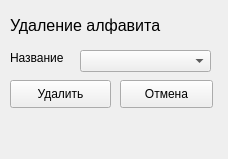
<?xml version="1.0" encoding="UTF-8"?>
<ui version="4.0">
 <class>Form</class>
 <widget class="QWidget" name="Form">
  <property name="geometry">
   <rect>
    <x>0</x>
    <y>0</y>
    <width>228</width>
    <height>159</height>
   </rect>
  </property>
  <property name="windowTitle">
   <string>Form</string>
  </property>
  <widget class="QLabel" name="label">
   <property name="geometry">
    <rect>
     <x>10</x>
     <y>10</y>
     <width>201</width>
     <height>31</height>
    </rect>
   </property>
   <property name="font">
    <font>
     <pointsize>12</pointsize>
    </font>
   </property>
   <property name="text">
    <string>Удаление алфавита</string>
   </property>
  </widget>
  <widget class="QComboBox" name="alphabetSelect">
   <property name="geometry">
    <rect>
     <x>80</x>
     <y>50</y>
     <width>131</width>
     <height>22</height>
    </rect>
   </property>
  </widget>
  <widget class="QLabel" name="label_2">
   <property name="geometry">
    <rect>
     <x>10</x>
     <y>50</y>
     <width>61</width>
     <height>16</height>
    </rect>
   </property>
   <property name="text">
    <string>Название</string>
   </property>
  </widget>
  <widget class="QPushButton" name="delete_button">
   <property name="geometry">
    <rect>
     <x>10</x>
     <y>80</y>
     <width>101</width>
     <height>28</height>
    </rect>
   </property>
   <property name="focusPolicy">
    <enum>Qt::StrongFocus</enum>
   </property>
   <property name="text">
    <string>Удалить</string>
   </property>
  </widget>
  <widget class="QPushButton" name="cancel_button">
   <property name="geometry">
    <rect>
     <x>120</x>
     <y>80</y>
     <width>93</width>
     <height>28</height>
    </rect>
   </property>
   <property name="text">
    <string>Отмена</string>
   </property>
  </widget>
  <widget class="QLabel" name="infoLabel">
   <property name="geometry">
    <rect>
     <x>10</x>
     <y>120</y>
     <width>201</width>
     <height>16</height>
    </rect>
   </property>
   <property name="text">
    <string/>
   </property>
  </widget>
 </widget>
 <resources/>
 <connections/>
</ui>
